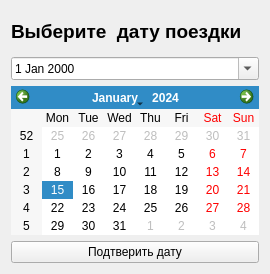
     <widget class="QWidget" name="choose_date">
      <property name="sizePolicy">
       <sizepolicy hsizetype="Preferred" vsizetype="Preferred">
        <horstretch>0</horstretch>
        <verstretch>0</verstretch>
       </sizepolicy>
      </property>
      <property name="minimumSize">
       <size>
        <width>10</width>
        <height>10</height>
       </size>
      </property>
      <layout class="QVBoxLayout" name="verticalLayout_3">
       <item>
        <widget class="QLabel" name="label_5">
         <property name="minimumSize">
          <size>
           <width>0</width>
           <height>40</height>
          </size>
         </property>
         <property name="maximumSize">
          <size>
           <width>250</width>
           <height>16777215</height>
          </size>
         </property>
         <property name="font">
          <font>
           <family>Arial</family>
           <pointsize>14</pointsize>
           <weight>75</weight>
           <italic>false</italic>
           <bold>true</bold>
          </font>
         </property>
         <property name="styleSheet">
          <string notr="true"/>
         </property>
         <property name="text">
          <string>Выберите  дату поездки</string>
         </property>
        </widget>
       </item>
       <item>
        <widget class="QDateEdit" name="dateEdit">
         <property name="calendarPopup">
          <bool>true</bool>
         </property>
        </widget>
       </item>
       <item>
        <widget class="QCalendarWidget" name="calendarWidget">
         <property name="sizePolicy">
          <sizepolicy hsizetype="Preferred" vsizetype="Preferred">
           <horstretch>0</horstretch>
           <verstretch>0</verstretch>
          </sizepolicy>
         </property>
         <property name="maximumSize">
          <size>
           <width>99999</width>
           <height>99999</height>
          </size>
         </property>
        </widget>
       </item>
       <item>
        <widget class="QPushButton" name="pushButton_2">
         <property name="sizePolicy">
          <sizepolicy hsizetype="Preferred" vsizetype="Preferred">
           <horstretch>0</horstretch>
           <verstretch>0</verstretch>
          </sizepolicy>
         </property>
         <property name="text">
          <string>Подтверить дату</string>
         </property>
        </widget>
       </item>
      </layout>
     </widget>
